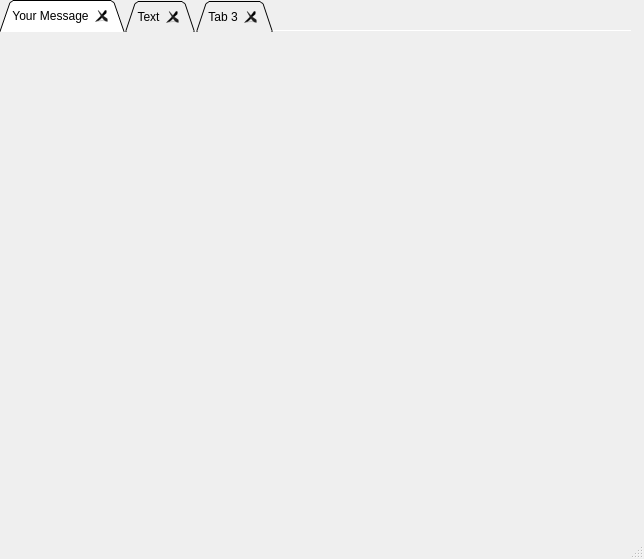
<?xml version="1.0" encoding="UTF-8"?>
<ui version="4.0">
 <class>MainWindow</class>
 <widget class="QMainWindow" name="MainWindow">
  <property name="geometry">
   <rect>
    <x>0</x>
    <y>0</y>
    <width>644</width>
    <height>559</height>
   </rect>
  </property>
  <property name="windowTitle">
   <string>MainWindow</string>
  </property>
  <widget class="QWidget" name="centralwidget">
   <widget class="QTabWidget" name="tabWidget">
    <property name="geometry">
     <rect>
      <x>0</x>
      <y>0</y>
      <width>631</width>
      <height>521</height>
     </rect>
    </property>
    <property name="tabShape">
     <enum>QTabWidget::Triangular</enum>
    </property>
    <property name="currentIndex">
     <number>0</number>
    </property>
    <property name="documentMode">
     <bool>true</bool>
    </property>
    <property name="tabsClosable">
     <bool>true</bool>
    </property>
    <property name="movable">
     <bool>false</bool>
    </property>
    <property name="tabBarAutoHide">
     <bool>false</bool>
    </property>
    <widget class="QWidget" name="tab">
     <attribute name="title">
      <string>Your Message</string>
     </attribute>
     <widget class="QLabel" name="label">
      <property name="geometry">
       <rect>
        <x>4</x>
        <y>5</y>
        <width>611</width>
        <height>501</height>
       </rect>
      </property>
      <property name="text">
       <string/>
      </property>
      <property name="pixmap">
       <pixmap>../../Downloads/64c70a6ede4b0b470983c87b5c299a07.jpg</pixmap>
      </property>
     </widget>
    </widget>
    <widget class="QWidget" name="tab_2">
     <attribute name="title">
      <string>Text</string>
     </attribute>
     <widget class="QLabel" name="label_2">
      <property name="geometry">
       <rect>
        <x>150</x>
        <y>140</y>
        <width>301</width>
        <height>141</height>
       </rect>
      </property>
      <property name="font">
       <font>
        <pointsize>26</pointsize>
        <weight>75</weight>
        <bold>true</bold>
        <strikeout>true</strikeout>
       </font>
      </property>
      <property name="mouseTracking">
       <bool>false</bool>
      </property>
      <property name="tabletTracking">
       <bool>false</bool>
      </property>
      <property name="text">
       <string>Tab 2</string>
      </property>
      <property name="alignment">
       <set>Qt::AlignCenter</set>
      </property>
     </widget>
    </widget>
    <widget class="QWidget" name="tab_3">
     <attribute name="title">
      <string>Tab 3</string>
     </attribute>
    </widget>
   </widget>
  </widget>
  <widget class="QMenuBar" name="menubar">
   <property name="geometry">
    <rect>
     <x>0</x>
     <y>0</y>
     <width>644</width>
     <height>26</height>
    </rect>
   </property>
  </widget>
  <widget class="QStatusBar" name="statusbar"/>
 </widget>
 <resources/>
 <connections/>
</ui>
